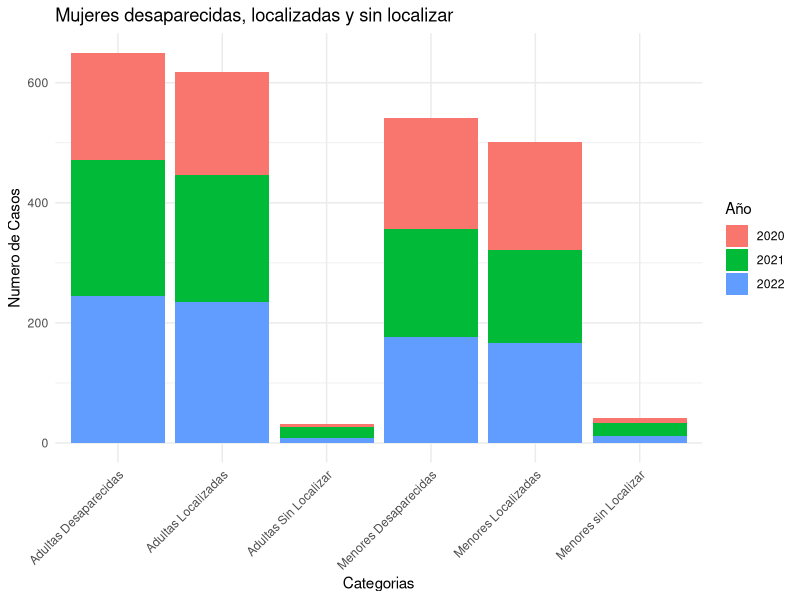
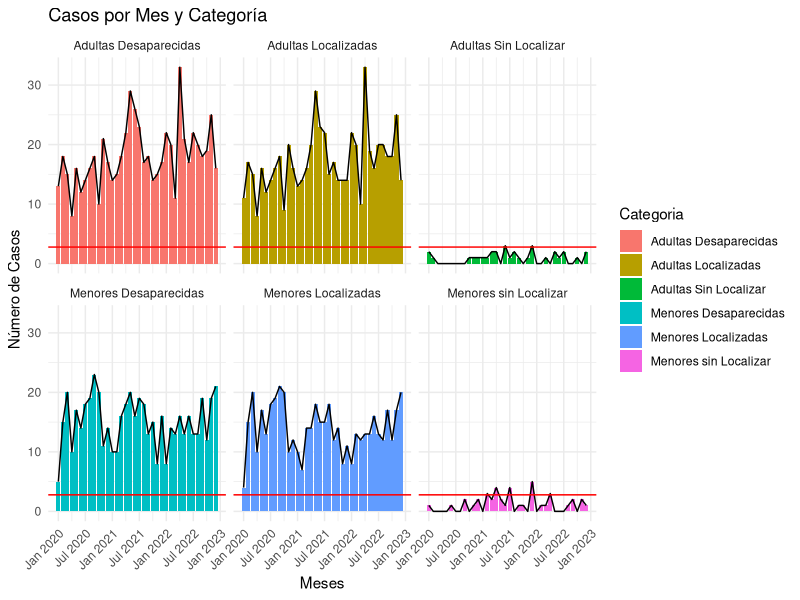
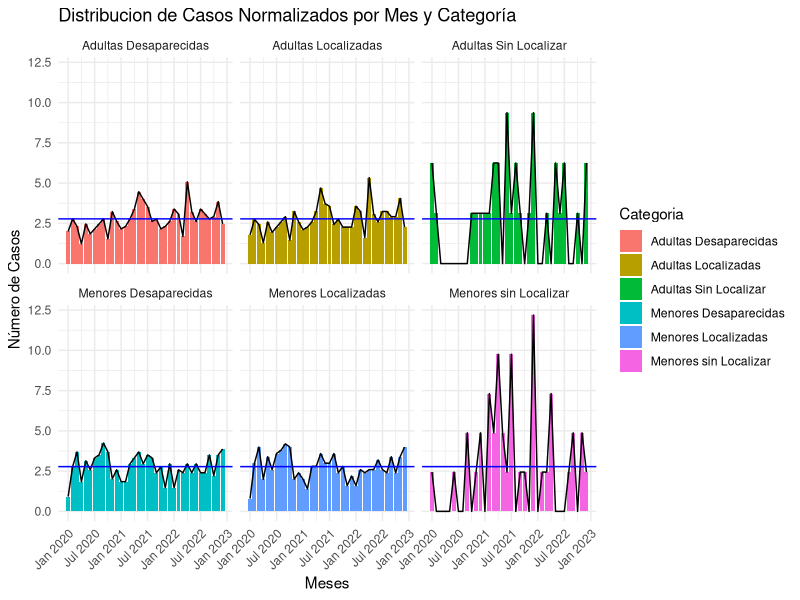
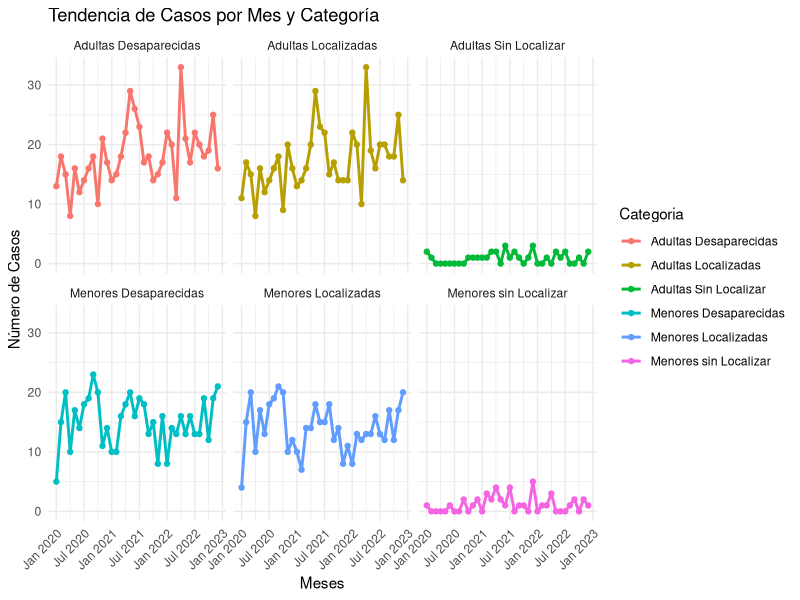
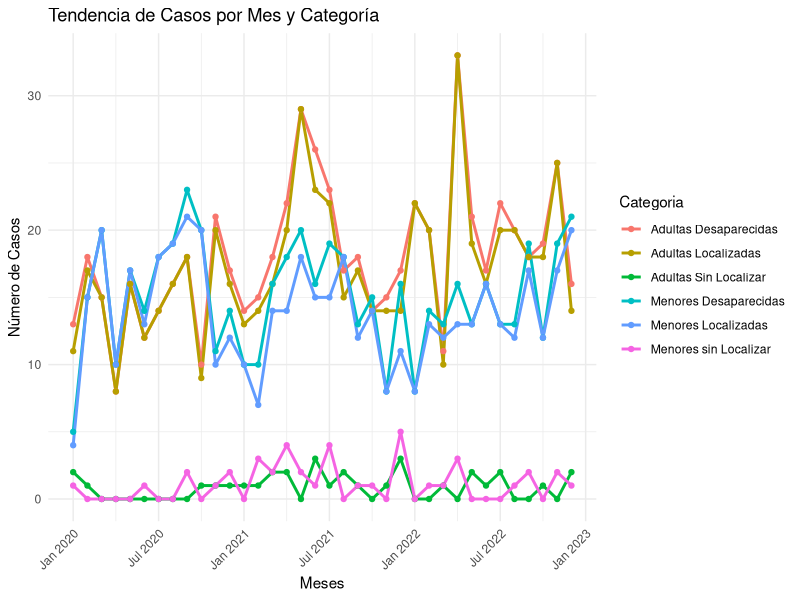
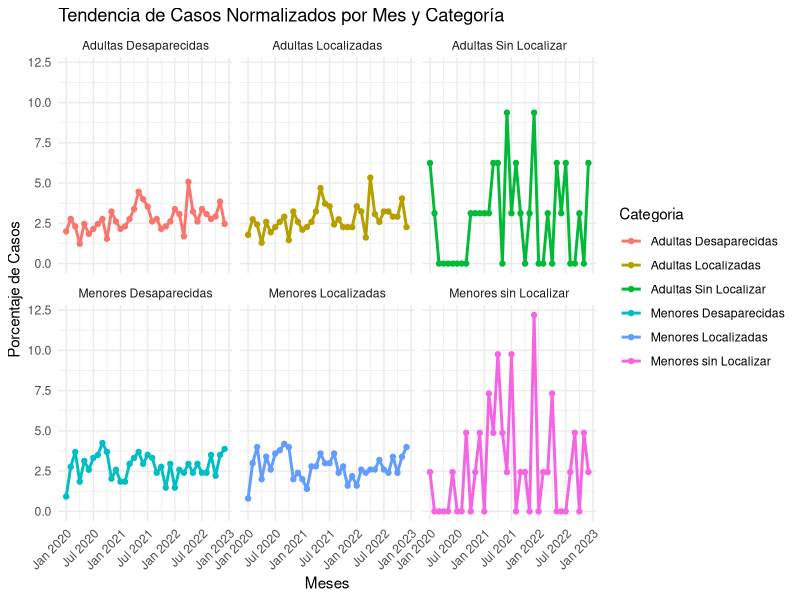
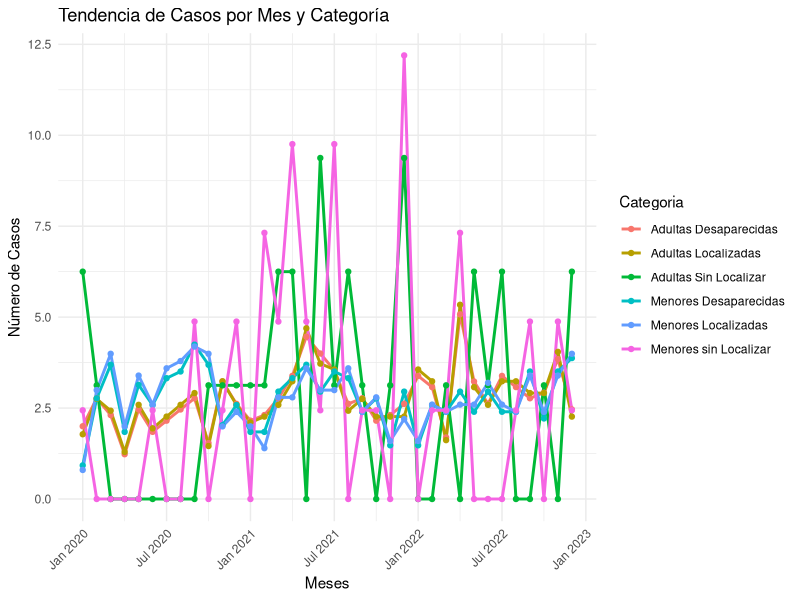
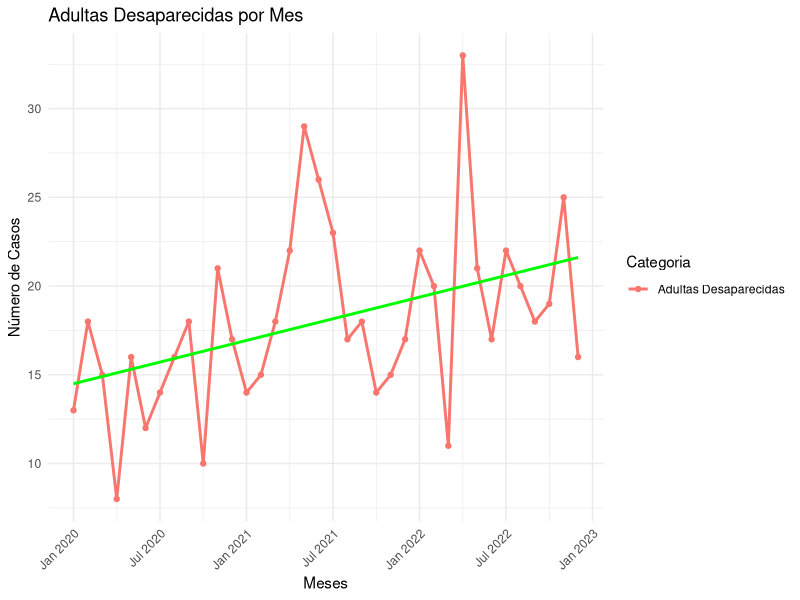

These figures' R source, in order: (Note: this script raises an error after producing the figures.)
## ---- chunk 1
knitr::opts_chunk$set(echo = TRUE)
## ---- chunk 2
library(tidyverse)
library(readxl)
library(kableExtra)
library(zoo)
setwd("~/IEPR/DashboardPARE")
## ---- chunk 3
# importando data del 2020
desp2020 <- read_excel("data/Negociado_de_Policia/npprDesp2020.xlsx") %>% mutate(Año = "2020") %>% rename(Categoria = Mes,Total = `Total Año 2020`)

# importando data del 2021
desp2021 <- read_excel("data/Negociado_de_Policia/npprDesp2021.xlsx") %>% mutate(Año = "2021") %>% rename(Categoria = Mes, Total = `Total Año 2021`)

# importando data del 2022
desp2022 <- read_excel("data/Negociado_de_Policia/npprDesp2022.xlsx") %>% mutate(Año = "2022") %>% rename(Categoria = Mes, Total = `Total Año 2022`)

#No incluyo 2023 porque faltan datos desde abril
#desp2023 <- read_excel("data/Negociado_de_Policia/npprDesp2023.xlsx") %>% mutate(Año = "2023") %>% rename(Categoria = Mes, Total = `Total Año 2023`)

# uniendo los datasets de 2020, 2021 y 2022
despDF <- full_join(desp2020, desp2021) %>% full_join(desp2022)

# conviertiendo la data a un formato "long" para visualizar usando ggplot2
desp_long <- despDF %>%
  pivot_longer(cols = -c(Categoria, Año), names_to = "Meses", values_to = "Casos")

# vector usado para organizar los meses
meses <- c("Enero", "Febrero", "Marzo", "Abril", "Mayo", "Junio", "Julio", "Agosto", "Septiembre", "Octubre", "Noviembre", "Diciembre")

# dataset excluyendo los totales para poder comparar los meses sin la desviacion causada por los totales 
desp_long_xtotals <- desp_long %>%
  filter(!grepl("Total", Meses)) %>%
  group_by(Categoria) %>%
  mutate(
    Casos_Normalizados = Casos / sum(Casos) * 100,
    Meses = factor(Meses, levels = meses), 
    Meses_Numéricos = match(Meses, meses) ,
    Fecha = as.yearmon(paste(Año, Meses_Numéricos), "%Y %m")
    ) %>%
  ungroup() %>%
  select(-Meses_Numéricos)

# Dataset
desp_long_xtotals
## ---- chunk 4
ggplot(data = despDF, aes(x = Categoria, y = Total, fill = Año)) + 
  geom_bar(stat = "identity", position = position_stack(0.5)) + 
  theme_minimal() + 
  labs(title = "Mujeres desaparecidas, localizadas y sin localizar", x = "Categorias", y = "Numero de Casos") + 
  scale_fill_discrete(name = "Año") +
  theme(axis.text.x = element_text(angle = 45, hjust = 1))
## ---- chunk 5
# Resumen estadístico por categoría
resumen_estadistico <- desp_long_xtotals %>%
  group_by(Categoria) %>%
  summarise(Media = mean(Casos), Mediana = median(Casos), `Desviación Estándar` = sd(Casos))

# Mostrar el resumen estadístico en formato de tabla con kable
kable(resumen_estadistico, caption = "Resumen estadístico por categoría") %>%
  kable_styling()

# Prueba de ANOVA para comparar Casos entre categorías
modelo_anova <- aov(Casos ~ Categoria, data = desp_long_xtotals)
summary(modelo_anova)
## ---- chunk 6
casos_mean <- mean(desp_long_xtotals$Casos_Normalizados)
ggplot(desp_long_xtotals, aes(x = Fecha, y = Casos, fill = Categoria)) +
  geom_bar(stat = "identity", position = "dodge") +
  theme_minimal()+
  geom_line()+
  geom_hline(yintercept = casos_mean, color="red") +
  labs(title = "Casos por Mes y Categoría", x = "Meses", y = "Número de Casos") +
  theme(axis.text.x = element_text(angle = 45, hjust = 1)) +
  facet_wrap(~ Categoria, scales = "fixed") 


casos_norm_mean <- mean(desp_long_xtotals$Casos_Normalizados)
ggplot(desp_long_xtotals, aes(x = Fecha, y = Casos_Normalizados, fill = Categoria)) +
  geom_bar(stat = "identity") +
  theme_minimal() +
  geom_line() + 
  geom_hline(yintercept = casos_norm_mean, color ="blue") +
  labs(title = "Distribucion de Casos Normalizados por Mes y Categoría", x = "Meses", y = "Número de Casos") +
  theme(axis.text.x = element_text(angle = 45, hjust = 1)) +
  facet_wrap(~ Categoria, scales = "fixed") 
## ---- chunk 7
ggplot(desp_long_xtotals, aes(x = Fecha, y = Casos, color = Categoria)) +
  geom_line(size = 1.0) +
  geom_point() +
  theme_minimal() +
  labs(title = "Tendencia de Casos por Mes y Categoría", x = "Meses", y = "Número de Casos") +
  theme(axis.text.x = element_text(angle = 45, hjust = 1)) +
  facet_wrap(~ Categoria, scales = "fixed")

ggplot(desp_long_xtotals, aes(x = Fecha, y = Casos, color = Categoria)) +
  geom_line(size = 1.0) +
  geom_point() +
  theme_minimal() +
  labs(title = "Tendencia de Casos por Mes y Categoría", x = "Meses", y = "Número de Casos") +
  theme(axis.text.x = element_text(angle = 45, hjust = 1)) 

# Gráfico de líneas para datos normalizados
ggplot(desp_long_xtotals, aes(x = Fecha, y = Casos_Normalizados, color = Categoria)) +
  geom_line(size = 1.0) +
  geom_point() +
  labs(title = "Tendencia de Casos Normalizados por Mes y Categoría", x = "Meses", y = "Porcentaje de Casos", fill = "Categoría") +
  theme_minimal() +
  theme(axis.text.x = element_text(angle = 45, hjust = 1)) +
  facet_wrap(~ Categoria, scales = "fixed") 

ggplot(desp_long_xtotals, aes(x = Fecha, y = Casos_Normalizados, color = Categoria)) +
  geom_line(size = 1.0) +
  geom_point() +
  theme_minimal() +
  labs(title = "Tendencia de Casos por Mes y Categoría", x = "Meses", y = "Número de Casos") +
  theme(axis.text.x = element_text(angle = 45, hjust = 1)) 
## ---- chunk 8
# Obtener los tipos únicos
categorias <- unique(desp_long_xtotals$Categoria)

# Loop para crear y mostrar las gráficas
for (i in seq_along(categorias)) {
  plot_data <- subset(desp_long_xtotals, Categoria == categorias[i])
  
  # Crear la gráfica
  p <- ggplot(subset(desp_long_xtotals, Categoria == categorias[i]), aes(x = Fecha, y = Casos, color = Categoria)) +
  geom_line(size = 1.0) +
  geom_point() +
  theme_minimal() +
  geom_smooth(method = "lm", se = FALSE, color = "green") +  # Añade líneas de tendencia lineal
  labs(title = paste(categorias[i], "por Mes"), x = "Meses", y = "Número de Casos") +
  theme(axis.text.x = element_text(angle = 45, hjust = 1)) 
  
  # Mostrar la gráfica
  print(p)
}
## ---- chunk 9
ggplot(desp_long_xtotals, aes(x = Año, y = Casos, fill = Año)) +
  geom_boxplot() +
  labs(title = "Distribución de Casos por Año y Categoría", x = "Año", y = "Casos") +
  theme_minimal()+
  theme(axis.text.x = element_text(angle = 45, hjust = 1)) +
  facet_wrap(~Categoria, scales = "fixed")

ggplot(desp_long_xtotals, aes(x = factor(Año), y = Casos, fill = factor(Año))) +
  geom_boxplot(outlier.colour = "red", outlier.shape = 1) +  # Cambia el color y forma de los outliers
  labs(title = "Distribución de Casos por Año y Categoría", x = "Año", y = "Casos", fill = "Año") +
  theme_minimal() +
  theme(axis.text.x = element_text(angle = 45, hjust = 1)) +
  #scale_fill_brewer(palette = "Set3") +  # Cambia la paleta de colores
  facet_wrap(~Categoria, scales = "fixed", ncol = 2) +  # Ajusta el escalado de ejes para cada categoría
  geom_hline(yintercept = median(desp_long_xtotals$Casos), linetype = "dashed", color = "blue") +  # Agrega línea para mediana
  geom_text(aes(label = round(median(desp_long_xtotals$Casos), 2)), x = 1, y = median(desp_long_xtotals$Casos), vjust = -0.5, color = "blue")  # Etiqueta para la mediana

ggplot(desp_long_xtotals, aes(x = Año, y = Casos_Normalizados, fill = Año)) +
  geom_boxplot() +
  labs(title = "Distribución de Casos Normalizados por Año y Categoría", x = "Año", y = "Casos") +
  theme_minimal()+
  theme(axis.text.x = element_text(angle = 45, hjust = 1)) +
  facet_wrap(~Categoria, scales = "fixed")
## ---- chunk 10
# Obtener los tipos únicos
categoria_seleccionada <- unique(desp_long_xtotals$Categoria)

# Loop para crear y mostrar las gráficas
for (i in seq_along(categoria_seleccionada)) {
  plot_data <- subset(desp_long_xtotals, Categoria == categoria_seleccionada[i])
  
  # Crear la gráfica
  p <- ggplot(subset(desp_long_xtotals, Categoria == categoria_seleccionada[i]), aes(x = factor(Año), y = Casos, fill = factor(Año))) +
  geom_boxplot(outlier.colour = "black", outlier.shape = 1) +
  labs(title = paste("Distribución de Casos para", categoria_seleccionada[i]), x = "Año", y = "Casos") +
  theme_minimal() +
  theme(axis.text.x = element_text(angle = 45, hjust = 1)) +
  geom_hline(yintercept = median(subset(desp_long_xtotals, Categoria == categoria_seleccionada)$Casos), linetype = "dashed", color = "blue") +
  geom_text(aes(label = round(median(subset(desp_long_xtotals, Categoria == categoria_seleccionada)$Casos), 2)), x = 1, y = median(subset(desp_long_xtotals, Categoria == categoria_seleccionada[i])$Casos), vjust = -0.5, color = "blue")
  
  # Mostrar la gráfica
  print(p)
}
## ---- chunk 11
ggplot(desp_long_xtotals, aes(x = Meses, y = Año , fill = Casos)) +
  geom_tile() +
  labs(title = "Distribución de Casos por Mes y Año, Agrupados por Categoría", x = "Meses", y = "Mes") +
  scale_fill_gradient(low = "white", high = "blue") +
  theme_minimal() +
  theme(axis.text.x = element_text(angle = 45, hjust = 1)) +
  facet_wrap(~ Categoria)

# Crear un nuevo dataframe con los 10 segmentos principales para cada categoría
top_segments <- desp_long_xtotals %>%
  group_by(Categoria) %>%
  top_n(10, Casos) %>%
  arrange(Categoria, desc(Casos)) %>%
  ungroup()

# Gráfico de calor con los 10 segmentos principales para cada categoría
ggplot(top_segments, aes(x = Meses, y = Año, fill = Casos)) +
  geom_tile() +
  labs(title = "Mapa de Calor de los 10 Segmentos Principales por Mes y Categoría", x = "Meses", y = "Año") +
  scale_fill_gradient(low = "white", high = "blue") +
  theme_minimal() +
  theme(axis.text.x = element_text(angle = 45, hjust = 1)) +
  facet_wrap(~ Categoria)
## ---- chunk 12
ggplot(desp_long_xtotals, aes(x = Casos, fill = Año)) +
  geom_density(alpha = 0.5) +
  facet_wrap(~ Categoria, scales = "fixed") +
  labs(title = "Densidad de Casos por Categoría", x = "Casos", y = "Densidad", color = "Año") +
  theme_minimal() + 
  theme(legend.position = "top")

ggplot(desp_long_xtotals, aes(x = Casos, fill = Categoria)) +
  geom_density(alpha = 0.5) +
  labs(title = "Densidad de Casos por Categoría", x = "Casos", y = "Densidad", color = "Año") +
  theme_minimal() + 
  theme(legend.position = "top")
## ---- chunk 13
# Loop para crear y mostrar las gráficas
for (i in seq_along(categoria_seleccionada)) {
  plot_data <- subset(desp_long_xtotals, Categoria == categoria_seleccionada[i])
  
  # Crear la gráfica
  p <- ggplot(subset(desp_long_xtotals, Categoria == categoria_seleccionada[i]), aes(x = Casos, fill = Año)) +
  geom_density(alpha = 0.5) +
  labs(title = paste("Densidad de Casos ", categoria_seleccionada[i]), x = "Casos", y = "Densidad", color = "Año") +
  theme_minimal() + 
  theme(legend.position = "top")
  
  # Mostrar la gráfica
  print(p)
}
## ---- chunk 14
inci2021 <- read_excel("data/Negociado_de_Policia/NPPRincidentes_2021.xlsx") %>% 
  rename_with(~gsub("2021", "",.), contains("2021")) %>%
  rename_at(vars(2), ~ "Población") %>% 
  mutate(Año = "2021")

# faltan datos para el 2022
inci2022 <- read_excel("data/Negociado_de_Policia/NPPRincidentes_2022.xlsx") %>% 
  rename_with(~gsub("2022", "",.), contains("2022")) %>%
  rename_at(vars(2), ~ "Población") %>% 
  mutate(Año = "2022")

# faltan datos desde mayo en adelante
#inci2023 <- read_excel("data/Negociado_de_Policia/NPPRincidentes_2023.xlsx") %>% rename_with(~gsub("2022", "",.), contains("2022")) %>% #rename_with(~gsub("2023", "",.), contains("2023")) %>%
#  rename_at(vars(2), ~ "Población") %>% 
#  mutate(Año = "2023")

# dataframe con toda la data combinada
inciDF <- full_join(inci2021, inci2022) %>% 
  #full_join(inci2023) %>%
  pivot_longer(cols = -c(`Áreas Policiacas`) , names_to = "Eliminar", values_to = "Casos")
  
  
inciDF
## ---- chunk 15
# importando la data de relaciones familiares
familiar <- read_excel("data/Negociado_de_Policia/npprRelFam.xlsx") %>%
  rename(Valor = Familiar) %>%
  mutate(Tipo = "Familiar")

# importando la data de relaciones no familiares
nofamiliar <- read_excel("data/Negociado_de_Policia/npprRelNoFam.xlsx") %>%
  rename(Valor = NoFamiliar) %>%
  mutate(Tipo = "NoFamiliar")

#
relacion <- bind_rows(familiar, nofamiliar) %>%
  pivot_longer(cols = -c(Relación,Tipo) , names_to = "Eliminar", values_to = "Casos") %>%
  select(-Eliminar)
relacion
## ---- chunk 16
# Resumen estadístico por tipo de relación
resumen_tipo_relacion <- relacion %>%
  group_by(Tipo) %>%
  summarise(Total_Casos = sum(Casos),
            Promedio_Casos = mean(Casos),
            Casos_Mayor = max(Casos),
            Casos_Menor = min(Casos))

resumen_tipo_relacion
## ---- chunk 17
# Calcular el total de casos por relación
total_casos_por_relacion <- relacion %>%
  group_by(Relación) %>%
  summarise(Total_Casos = sum(Casos)) %>%
  arrange(desc(Total_Casos)) %>%
  pull(Relación)

# Reordenar el factor Relación según el total de casos
relacion$Relación <- factor(relacion$Relación, levels = total_casos_por_relacion)

# Gráfico de barras apiladas por Tipo
ggplot(relacion, aes(x = Relación, y = Casos, fill = Tipo)) +
  geom_bar(stat = "identity") +
  labs(title = "Casos por Tipo de Relación", x = "Tipo de Relación", y = "Casos", fill = "Tipo") +
  theme_minimal() +
  theme(axis.text.x = element_text(angle = 45, hjust = 1))


## ---- chunk 18
# Ordenar el factor Relación para el gráfico lineal
relacion$Relación <- factor(relacion$Relación, levels = unique(relacion$Relación))

# Gráfico lineal
ggplot(relacion, aes(x = Relación, y = Casos, group = Tipo, color = Tipo)) +
  geom_line() +
  labs(title = "Tendencia de Casos por Tipo y Relación", x = "Relación", y = "Casos", color = "Tipo") +
  theme(axis.text.x = element_text(angle = 45, hjust = 1)) +
  scale_color_brewer(palette = "Dark2")

## ---- chunk 19
# Resumen estadístico por tipo de relación
resumen_tipo_relacion <- relacion %>%
  group_by(Tipo) %>%
  summarise(Total_Casos = sum(Casos),
            Promedio_Casos = mean(Casos),
            Casos_Mayor = max(Casos),
            Casos_Menor = min(Casos))

# Resumen estadístico por categoría
resumen_tipo_relacion <- relacion %>%
  group_by(Relación) %>%
  summarise(Media = mean(Casos), Mediana = median(Casos), `Desviación Estándar` = sd(Casos))

# Mostrar el resumen estadístico en formato de tabla con kable
kable(resumen_estadistico, caption = "Resumen estadístico por tipo de relación") %>%
  kable_styling()

resumen_tipo_relacion

#crosstab importante
# Gráfico de barras por tipo de relación
ggplot(relacion, aes(x = Tipo, y = Casos, fill = Relación)) +
  geom_bar(stat = "identity", position = "dodge") +
  labs(title = "Casos por Relación, Agrupados por Tipo", x = "Tipo de Relación", y = "Número de Casos") +
  theme_minimal() +
  theme(axis.text.x = element_text(angle = 45, hjust = 1)) +
  facet_wrap(~ Tipo, scales = "fixed")

## ---- chunk 20
# Filtrar los datos por los dos tipos de relación (Familiar y NoFamiliar)
familiar <- filter(relacion, Tipo == "Familiar")$Casos
no_familiar <- filter(relacion, Tipo == "NoFamiliar")$Casos

# Prueba t de Student
t_test <- t.test(familiar, no_familiar)
t_test 
## ---- chunk 21
# Prueba de Wilcoxon-Mann-Whitney
 wilcox_test <- wilcox.test(familiar, no_familiar)
 wilcox_test
## ---- chunk 22
# Prueba de ANOVA
modelo_anova <- lm(Casos ~ Tipo, data = relacion)
anova_resultados <- anova(modelo_anova)
anova_resultados
## ---- chunk 23
# Crear una tabla de contingencia entre Relación y Tipo
tabla_contingencia <- table(relacion$Relación, relacion$Tipo)

# Prueba de chi-cuadrado
chi_squared_test <- chisq.test(tabla_contingencia)
chi_squared_test
 

# Instala y carga el paquete kableExtra si aún no lo has hecho
# install.packages("kableExtra")
library(kableExtra)

# Crear una tabla con los resultados de las pruebas
resultados_tabla <- data.frame(
  Prueba = c("Wilcoxon-Mann-Whitney", "Prueba t", "ANOVA", "Chi-cuadrado"),
  Resultado = c(wilcox_test$p.value, t_test$p.value, anova_resultados$`Pr(>F)`[1], chi_squared_test$p.value)
)

# Generar una tabla formateada utilizando kable y kableExtra
kable(resultados_tabla, format = "markdown", col.names = c("Prueba Estadística", "Valor p")) %>%
  kable_styling()
## ---- chunk 24
ggplot(relacion, aes(x = Tipo, y = Casos, fill = Tipo)) +
  geom_boxplot() +
  labs(title = "Distribución de Casos por Tipo de Relacion entre Agresor y Victima", x = "Tipo de Relacion", y = "Numero de Casos") +
  theme(axis.text.x = element_text(angle = 45, hjust = 1))
## ---- chunk 25
# Suma de Casos por cada nivel de Relación
relacion_suma <- relacion %>%
  group_by(Relación) %>%
  summarise(total_casos = sum(Casos)) %>%
  arrange(desc(total_casos)) %>%
  pull(Relación)

# Reordenar el factor Relación en función de la suma de Casos
relacion$Relación <- factor(relacion$Relación, levels = relacion_suma)

ggplot(relacion, aes(x = Relación, y = Casos, fill = Tipo)) +
  geom_bar(stat = "identity", position = "dodge") +
  labs(title = "Numero de casos por tipo de relación ofensor-victima", x = "Relación", y = "Casos", fill = "Tipo de Relación") +
  theme(axis.text.x = element_text(angle = 45, hjust = 1))
## ---- chunk 26


## ---- chunk 27


## ---- chunk 28


## ---- chunk 29
